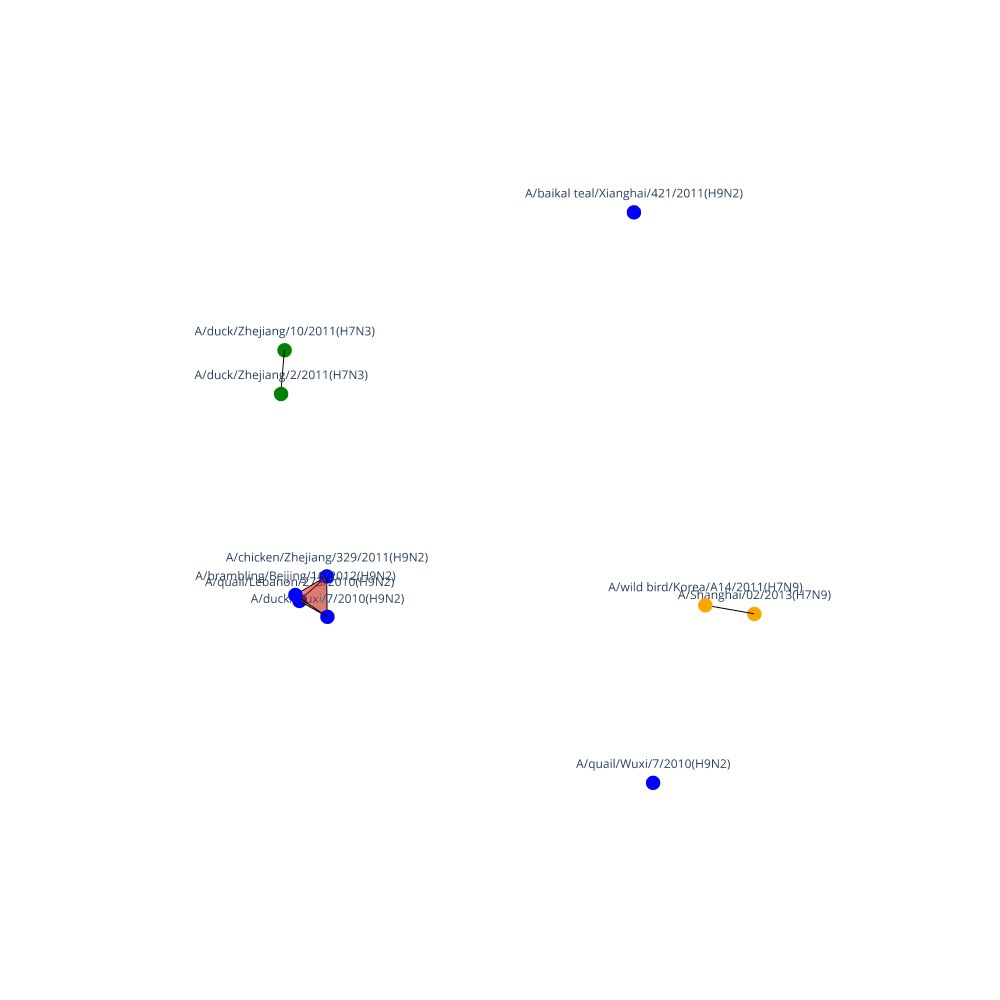

Notebook cell for this chart:
### Code cell
# Visualizar el complejo simplicial 3D
print("Visualizing 3D simplicial complex at filtration time 150")
visualize_simplicial_complex(simplex_tree, 80, vertex_names=labels)

### Figure 1 — Plotly figure (JSON) as saved in the notebook; plotly's stock layout.template omitted (floating-point values rounded to 4 significant figures)
{"data": [{"hoverinfo": "text", "marker": {"color": ["blue", "blue", "blue", "blue", "blue", "blue", "orange", "orange", "green", "green"], "size": 5}, "mode": "markers+text", "text": ["A/baikal teal/Xianghai/421/2011(H9N2)", "A/brambling/Beijing/16/2012(H9N2)", "A/chicken/Zhejiang/329/2011(H9N2)", "A/duck/Wuxi/7/2010(H9N2)", "A/quail/Lebanon/273/2010(H9N2)", "A/quail/Wuxi/7/2010(H9N2)", "A/Shanghai/02/2013(H7N9)", "A/wild bird/Korea/A14/2011(H7N9)", "A/duck/Zhejiang/10/2011(H7N3)", "A/duck/Zhejiang/2/2011(H7N3)"], "textposition": "top center", "type": "scatter3d", "x": [-0.436, 0.1617, 0.02021, 0.08946, 0.09871, 0.2715, -0.6836, -0.5579, 0.4717, 0.5641], "y": [0.2658, -0.6184, -0.6253, -0.5475, -0.6958, 1, 0.6552, 0.5533, -0.04555, 0.05827], "z": [0.9952, -0.4594, -0.4623, -0.5584, -0.5691, -0.02493, -0.2844, -0.2346, 0.8188, 0.7791]}, {"hoverinfo": "none", "line": {"color": ["black", "black", "black", "black", "black", "black", "black", "black", "black", "black", "black", "black", "black", "black", "black", "black", "black", "black", "black", "black", "black", "black", "black", "black"], "width": 2}, "mode": "lines", "type": "scatter3d", "x": [0.1617, 0.02021, null, 0.1617, 0.08946, null, 0.1617, 0.09871, null, 0.02021, 0.08946, null, 0.02021, 0.09871, null, 0.08946, 0.09871, null, -0.6836, -0.5579, null, 0.4717, 0.5641, null], "y": [-0.6184, -0.6253, null, -0.6184, -0.5475, null, -0.6184, -0.6958, null, -0.6253, -0.5475, null, -0.6253, -0.6958, null, -0.5475, -0.6958, null, 0.6552, 0.5533, null, -0.04555, 0.05827, null], "z": [-0.4594, -0.4623, null, -0.4594, -0.5584, null, -0.4594, -0.5691, null, -0.4623, -0.5584, null, -0.4623, -0.5691, null, -0.5584, -0.5691, null, -0.2844, -0.2346, null, 0.8188, 0.7791, null]}, {"color": "red", "opacity": 0.3, "type": "mesh3d", "x": [0.02021, 0.08946, 0.09871], "y": [-0.6253, -0.5475, -0.6958], "z": [-0.4623, -0.5584, -0.5691]}, {"color": "red", "opacity": 0.3, "type": "mesh3d", "x": [0.1617, 0.02021, 0.08946], "y": [-0.6184, -0.6253, -0.5475], "z": [-0.4594, -0.4623, -0.5584]}, {"color": "red", "opacity": 0.3, "type": "mesh3d", "x": [0.1617, 0.02021, 0.09871], "y": [-0.6184, -0.6253, -0.6958], "z": [-0.4594, -0.4623, -0.5691]}, {"color": "red", "opacity": 0.3, "type": "mesh3d", "x": [0.1617, 0.08946, 0.09871], "y": [-0.6184, -0.5475, -0.6958], "z": [-0.4594, -0.5584, -0.5691]}, {"color": "green", "opacity": 0.1, "type": "mesh3d", "x": [0.1617, 0.02021, 0.08946, 0.09871], "y": [-0.6184, -0.6253, -0.5475, -0.6958], "z": [-0.4594, -0.4623, -0.5584, -0.5691]}], "layout": {"height": 1000, "margin": {"b": 0, "l": 0, "r": 0, "t": 0}, "scene": {"xaxis": {"visible": false}, "yaxis": {"visible": false}, "zaxis": {"visible": false}}, "showlegend": false, "width": 1000}}
